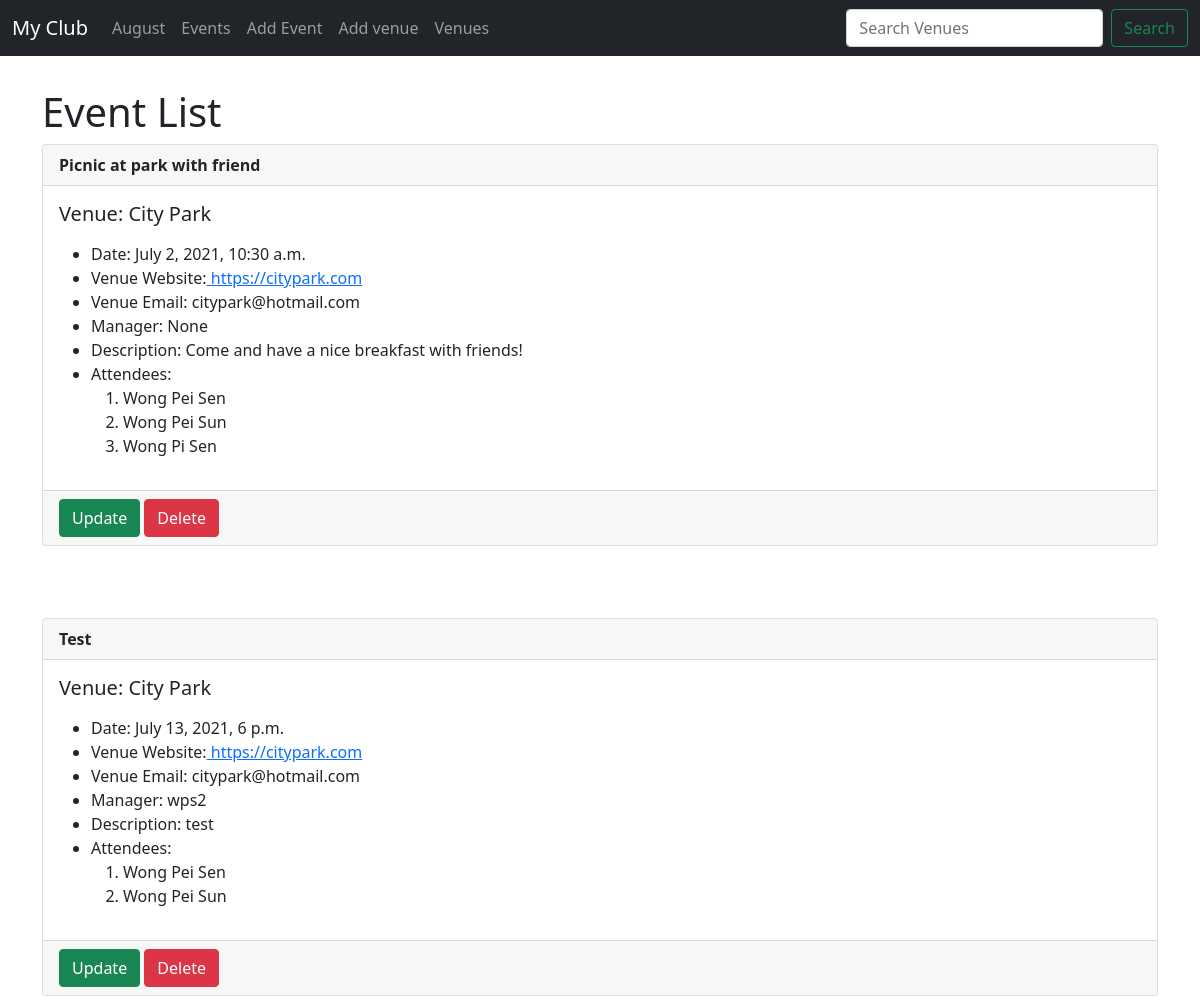
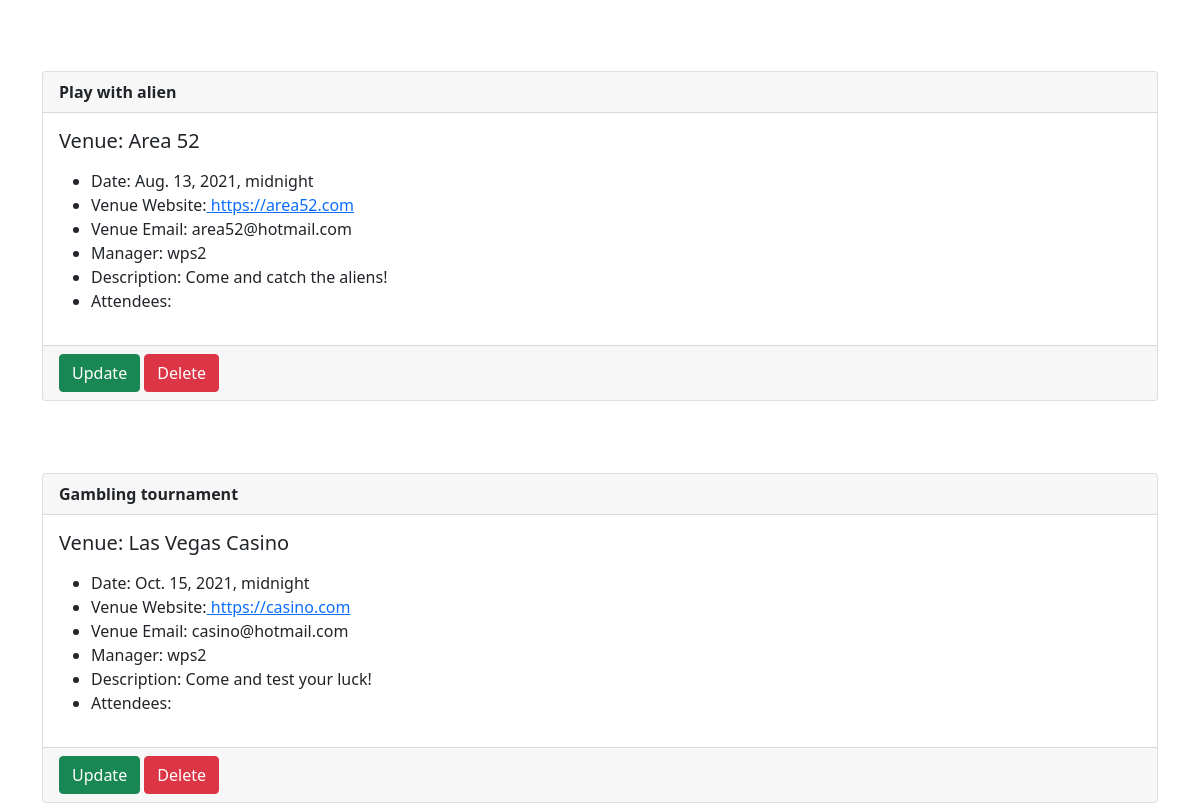
The page /events (upper part) on the database as committed earlier (2 pictures, top to bottom).
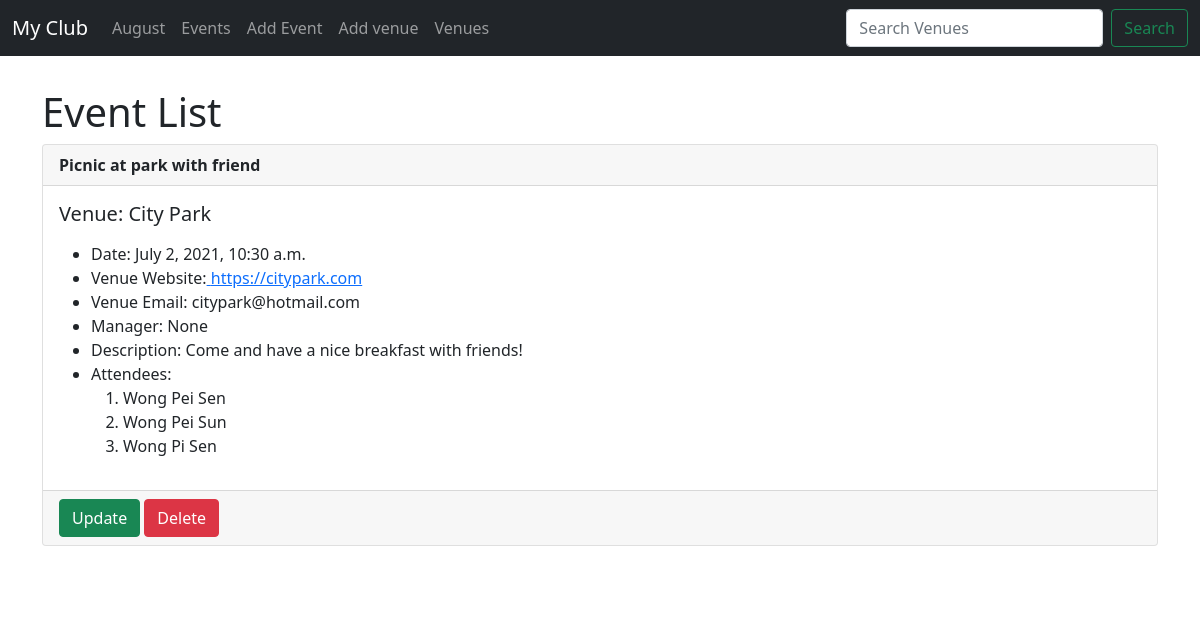
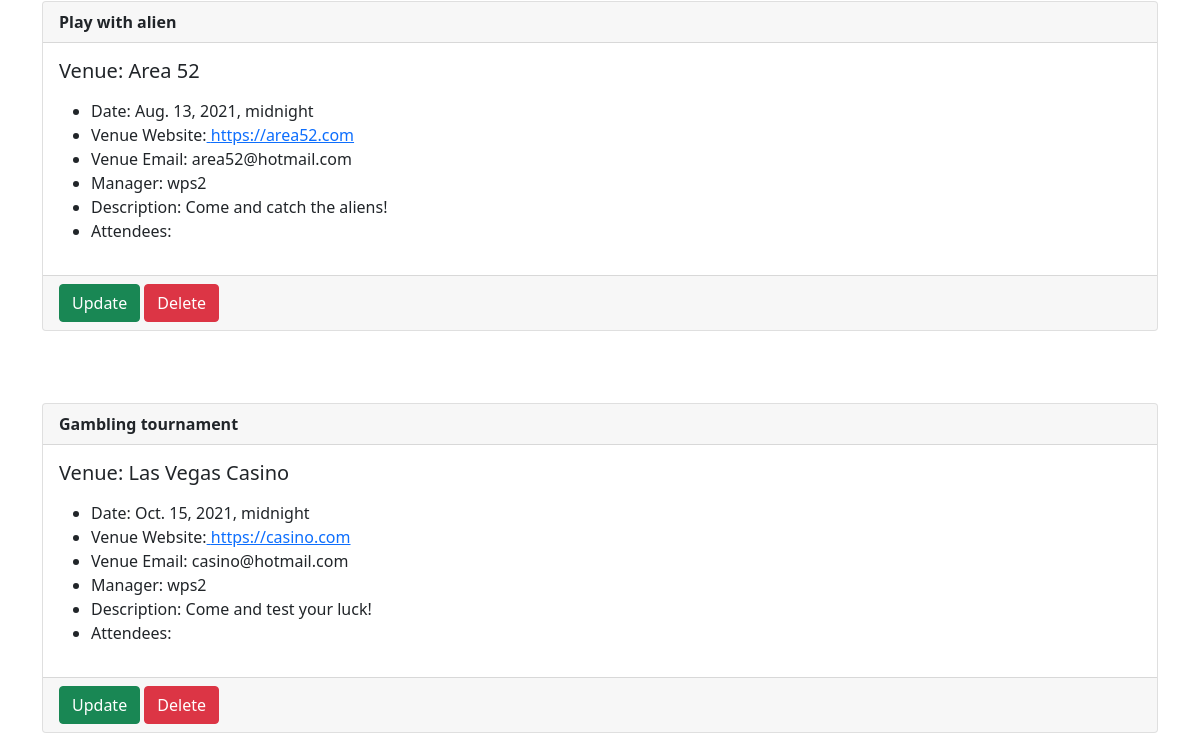
The same page on the database as committed later (2 pictures, top to bottom).
### events/models.py (models this page shows)
class Event(models.Model):
	name        = models.CharField('Event Name', max_length = 120)
	event_date  = models.DateTimeField('Event Date')
	venue       = models.ForeignKey(Venue, blank=True, null = True, on_delete= models.CASCADE)  # Connect the venue table into Event table
	manager     = models.ForeignKey(User, blank = True, null = True, on_delete = models.SET_NULL) # When the manager delete his profile, other event managed by him will be invalid(null)
	description = models.TextField(blank=True)
	attendees   = models.ManyToManyField(MyClubUser, blank = True)
	def __str__(self):
		return self.name

class Venue(models.Model):
	name =models.CharField('Venue Name', max_length=120)
	address = models.CharField(max_length=300)
	zip_code =models.CharField(max_length=15)
	phone = models.CharField(max_length=25, blank =True)
	web = models.URLField('Website Address', blank =True)
	email_address = models.EmailField('Email Address', blank =True)
	def __str__(self):    # Show the name of object created in admin site
		return self.name

class MyClubUser(models.Model):
	first_name = models.CharField(max_length = 50)
	last_name = models.CharField(max_length = 50)
	email = models.EmailField('User Email')
	def __str__(self):
		return self.first_name + ' ' + self.last_name

### events/views.py (the view)
# urls.py: path('events', views.all_events, name= 'event-list'),
def all_events(request):
	event_list = Event.objects.all().order_by('event_date')
	context = {
		'event_list':event_list
	}
	return render(request, 'events/event_list.html', context)

### events/templates/events/event_list.html (shortened to what this page needs)
{% extends 'events/base.html' %}
{% block content %}
<h1>Event List</h1>
{% for events in event_list %}
<div class="card">
  <div class="card-header">
    <strong>{{ events }} </strong>
  </div>
  <div class="card-body">
    <h5 class="card-title">Venue: {{ events.venue }}</h5>
    <p class="card-text">
	<ul>
		<li>Date: {{ events.event_date }}</li>
		<li>Venue Website:<a href="{{ events.venue.web }}"> {{ events.venue.web }}</li></a>
		<li>Venue Email: {{ events.venue.email_address }}</li>
		<li>Manager: {{ events.manager }}</li>
		<li>Description: {{ events.description }}</li>
		<li>Attendees:  </li>
		<ol>
		{% for user in events.attendees.all %}
		<li>{{ user }}</li>
		{% endfor %}
	</ol>
	</ul>
	</p>
  </div>
  <div class="card-footer text-muted">
    <a href="{% url 'update-event' events.id %} "><button class="btn btn-success">Update</button></a>
    <a href="{% url 'delete-event' events.id %} "><button class="btn btn-danger">Delete</button></a>
  </div>
</div>
<br/><br/><br/>
{% endfor %}
{% endblock %}

### events/templates/events/base.html (shortened to what this page needs)
<!doctype html>
<html lang="en">
  <head>
    <link href="https://cdn.jsdelivr.net/npm/bootstrap@5.0.2/dist/css/bootstrap.min.css" rel="stylesheet">
  </head>
  <body>
  	{% include 'events/navbar.html' %}
  	<br/>
    <div class="container">
    <h1>{% block content %}
		{% endblock %}</h1>
  </div>
  </body>
</html>

### events/templates/events/navbar.html (shortened to what this page needs)
<nav class="navbar navbar-expand-lg navbar-dark bg-dark">
  <div class="container-fluid">
    <a class="navbar-brand" href="{% url 'home'%}">My Club</a>
    <div class="collapse navbar-collapse" id="navbarSupportedContent">
      <ul class="navbar-nav me-auto mb-2 mb-lg-0">
        <li class="nav-item">
          <a class="nav-link" href="{% url 'home' '2021' 'August' %} ">August</a>
        </li>
        <li class="nav-item">
          <a class="nav-link" href="{% url 'event-list'  %} ">Events</a>
        </li>
        <li class="nav-item">
          <a class="nav-link" href="{% url 'add-event'  %} ">Add Event</a>
        </li>
        <li class="nav-item">
          <a class="nav-link" href="{% url 'add-venue'  %} ">Add venue</a>
        </li>
        <li class="nav-item">
          <a class="nav-link" href="{% url 'venues-list'  %} ">Venues</a>
        </li>
      </ul>
      <form class="d-flex" method="POST" action="{% url 'search-venues' %}"> {% csrf_token %}
        <input class="form-control me-2" type="search" placeholder="Search Venues" aria-label="Search" name="searched">
        <button class="btn btn-outline-success" type="submit">Search</button>
      </form>
    </div>
  </div>
</nav>

Rows that differ between the two databases and show on the page:
removed Event: name "Test", venue "City Park", event_date "July 13, 2021, 6 p.m.", venue.web "https://citypark.com", venue.email_address "citypark@hotmail.com", manager "wps2", description "test", MyClubUser (first_name+last_name "Wong Pei Sen"), MyClubUser (first_name+last_name "Wong Pei Sun")
